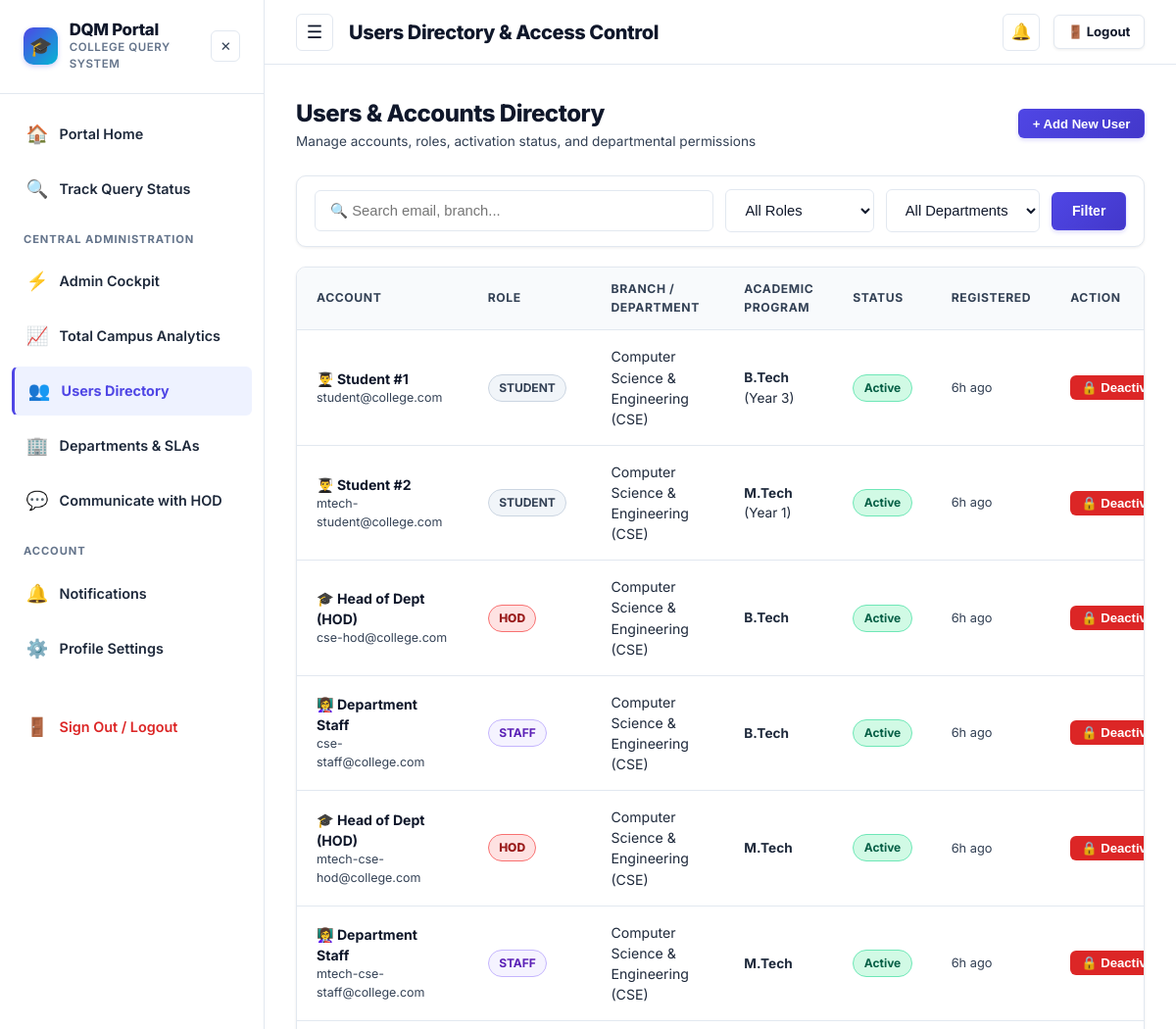
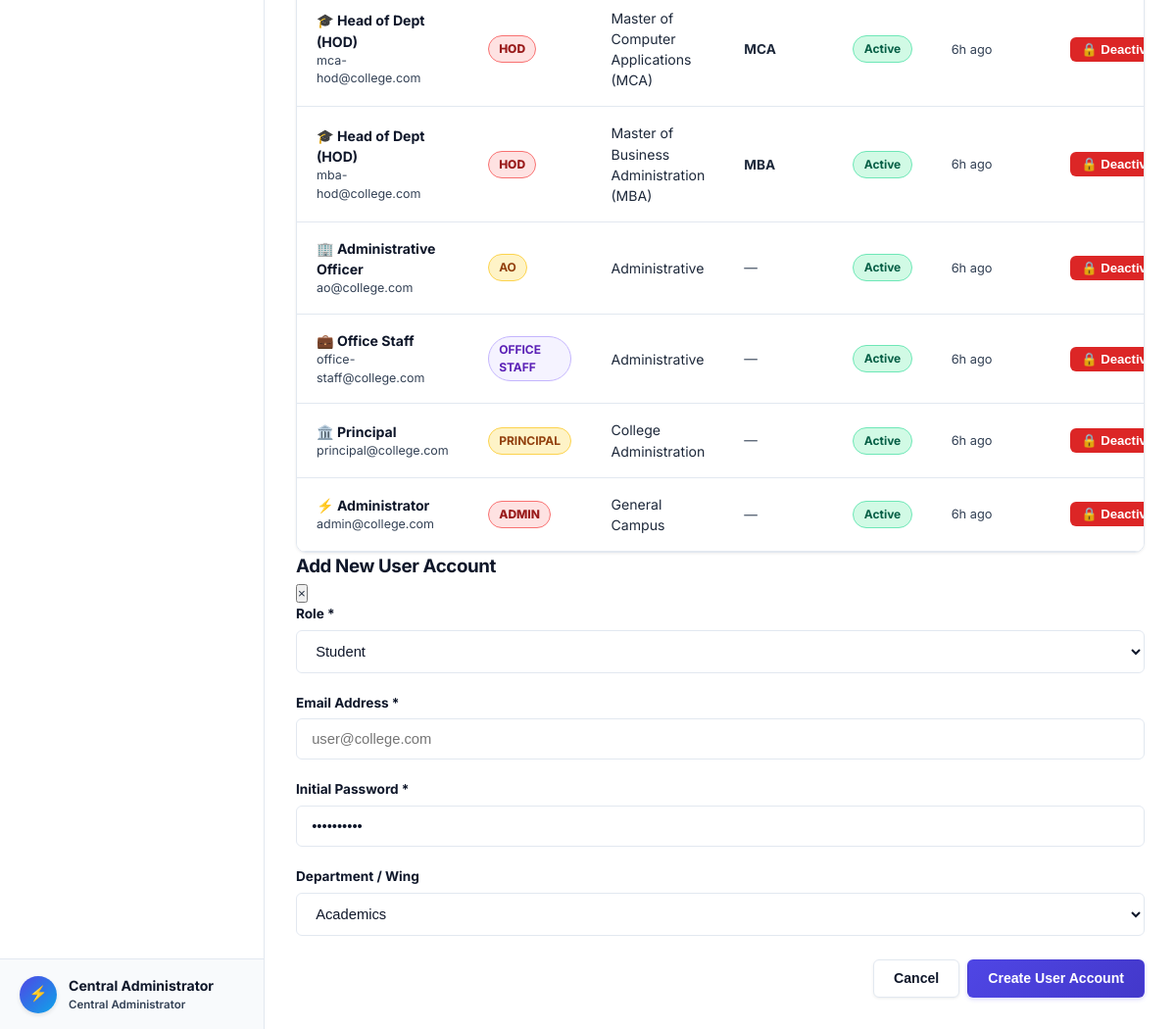
Screenshot of /admin/users (signed in) with the database file from the repository (2 pictures, top to bottom).
### tables this page shows
CREATE TABLE users (
    id INTEGER PRIMARY KEY AUTOINCREMENT,
    name TEXT DEFAULT 'Anonymous User',
    email TEXT NOT NULL UNIQUE,
    password_hash TEXT NOT NULL,
    role TEXT NOT NULL DEFAULT 'student',
    level TEXT,
    department TEXT,
    course TEXT,
    year INTEGER,
    phone TEXT,
    roll_no TEXT,
    designation TEXT,
    is_active INTEGER DEFAULT 1,
    last_active_at TIMESTAMP DEFAULT CURRENT_TIMESTAMP,
    created_at TIMESTAMP DEFAULT CURRENT_TIMESTAMP
);

### app.py (the view, shortened to what this page needs)
@app.route('/admin/users', methods=['GET', 'POST'])
@login_required
@role_required(['admin', 'principal'])
def admin_users():
    db = get_db()
    role_filter = request.args.get('role', '')
    dept_filter = request.args.get('department', '')
    search = request.args.get('search', '').strip()
    sql = "SELECT * FROM users WHERE 1=1"
    params = []
    if role_filter:
        sql += " AND role = ?"
        params.append(role_filter)
    if dept_filter:
        sql += " AND department = ?"
        params.append(dept_filter)
    if search:
        sql += " AND (name LIKE ? OR email LIKE ? OR roll_no LIKE ?)"
        term = f"%{search}%"
        params.extend([term, term, term])
    sql += " ORDER BY created_at DESC"
    users = db.execute(sql, params).fetchall()
    return render_template(
        'users.html',
        users=users,
        current_role=role_filter,
        current_dept=dept_filter,
        search=search
    )

### app.py (called while the page is built)
def login_required(f):
    @wraps(f)
    def decorated_function(*args, **kwargs):
        user = get_current_user()
        if not user:
            session.clear()
            flash('Please log in to access this page.', 'warning')
            return redirect(url_for('login', next=request.url))
        return f(*args, **kwargs)
    return decorated_function

def role_required(allowed_roles):
    def decorator(f):
        @wraps(f)
        def decorated_function(*args, **kwargs):
            user = get_current_user()
            if not user:
                session.clear()
                flash('Please log in to access this page.', 'warning')
                return redirect(url_for('login'))
            if user['role'] not in allowed_roles and user['role'] not in ['admin', 'principal']:
                flash('You do not have permission to access that resource.', 'danger')
                return redirect(url_for('dashboard'))
            return f(*args, **kwargs)
        return decorated_function
    return decorator

def get_current_user():
    if 'user_id' in session:
        db = get_db()
        user = db.execute('SELECT * FROM users WHERE id = ?', (session['user_id'],)).fetchone()
        if not user or not user['is_active']:
            session.clear()
            return None
        return dict(user)
    return None

### database.py (called while the page is built)
def get_db():
    if 'db' not in g:
        g.db = sqlite3.connect(
            current_app.config['DATABASE'],
            detect_types=sqlite3.PARSE_DECLTYPES
        )
        g.db.row_factory = sqlite3.Row
        g.db.execute("PRAGMA foreign_keys = ON")
        init_db(g.db)
    return g.db

### models.py (called while the page is built)
def init_db(db_conn):
    db_conn.executescript(SCHEMA)
    check_and_migrate_db(db_conn)
    db_conn.commit()

### templates/users.html (shortened to what this page needs)
{% extends 'base.html' %}
{% block page_title %}Users Directory & Access Control{% endblock %}
{% block content %}
<div style="max-width: 1200px; margin: 0 auto;">
  <div style="display: flex; justify-content: space-between; align-items: center; margin-bottom: 1.5rem; flex-wrap: wrap; gap: 1rem;">
    <div>
      <h1 style="font-size: 1.5rem; font-weight: 800; color: var(--text-main); margin: 0;">Users & Accounts Directory</h1>
      <p style="font-size: 0.85rem; color: var(--text-muted); margin: 0;">Manage accounts, roles, activation status, and departmental permissions</p>
    </div>
    <button type="button" class="btn btn-primary btn-sm" onclick="document.getElementById('createUserModal').style.display='block'">
      + Add New User
    </button>
  </div>
  <form method="GET" action="{{ url_for('admin_users') }}" class="filter-bar">
    <div style="flex-grow: 1; min-width: 240px;">
      <input type="text" name="search" class="form-control" placeholder="🔍 Search email, branch..." value="{{ search }}">
    </div>
    <div>
      <select name="role" class="form-control" onchange="this.form.submit()">
        <option value="">All Roles</option>
      </select>
    </div>
    <div>
      <select name="department" class="form-control" onchange="this.form.submit()">
        <option value="">All Departments</option>
      </select>
    </div>
    <button type="submit" class="btn btn-primary">Filter</button>
  </form>
  <div class="table-container">
    <table class="table">
      <thead>
        <tr>
          <th>Account</th>
          <th>Role</th>
          <th>Branch / Department</th>
          <th>Academic Program</th>
          <th>Status</th>
          <th>Registered</th>
          <th>Action</th>
        </tr>
      </thead>
      <tbody>
        {% if users %}
          {% for u in users %}
          <tr>
            <td>
              <div style="font-weight: 700; color: var(--text-main);">
                {% if u.role == 'student' %}👨‍🎓 Student #{{ u.id }}
                {% elif u.role == 'office_staff' %}💼 Office Staff
                {% elif u.role == 'staff' %}👩‍🏫 Department Staff
                {% elif u.role == 'hod' %}🎓 Head of Dept (HOD)
                {% elif u.role == 'ao' %}🏢 Administrative Officer
                {% elif u.role == 'principal' %}🏛️ Principal
                {% elif u.role == 'faculty' %}👩‍🏫 Faculty Member
                {% else %}⚡ Administrator{% endif %}
              </div>
              <div style="font-size: 0.78rem; color: var(--text-muted);">{{ u.email }}</div>
            </td>
            <td>
              <span class="badge badge-sm {% if u.role == 'student' %}badge-low{% elif u.role in ['staff', 'office_staff'] %}badge-status-assigned{% elif u.role == 'hod' %}badge-urgent{% elif u.role in ['ao', 'principal'] %}badge-medium{% else %}badge-urgent{% endif %}">
                {{ u.role | replace('_', ' ') | upper }}
              </span>
            </td>
            <td>{{ u.department or 'General Campus' }}</td>
            <td style="font-size: 0.85rem;">
              {% if u.course %}
                <strong>{{ u.course }}</strong> {% if u.year %}(Year {{ u.year }}){% endif %}
              {% else %}
                <span style="color: var(--text-muted);">—</span>
              {% endif %}
            </td>
            <td>
              {% if u.is_active %}
                <span class="badge badge-status-resolved">Active</span>
              {% else %}
                <span class="badge badge-status-reopened">Deactivated</span>
              {% endif %}
            </td>
            <td style="font-size: 0.8rem; color: var(--text-muted);">{{ u.created_at | timeago }}</td>
            <td>
              <form method="POST" action="{{ url_for('admin_users') }}" style="display: inline;">
                <button type="submit" class="btn {% if u.is_active %}btn-danger{% else %}btn-secondary{% endif %} btn-sm" style="padding: 4px 10px; font-weight: 600;">
                  {% if u.is_active %}🔒 Deactivate{% else %}🔓 Activate{% endif %}
                </button>
              </form>
            </td>
          </tr>
          {% endfor %}
        {% else %}
          <tr>
            <td colspan="7" style="text-align: center; padding: 2rem; color: var(--text-muted);">
              No users matching this search or filter criteria.
            </td>
          </tr>
        {% endif %}
      </tbody>
    </table>
  </div>
</div>
<div id="createUserModal" class="modal">
  <div class="modal-content">
    <div class="modal-header">
      <h3>Add New User Account</h3>
      <button class="modal-close" onclick="document.getElementById('createUserModal').style.display='none'">&times;</button>
    </div>
    <form method="POST" action="{{ url_for('admin_users') }}">
      <div class="form-group">
        <label class="form-label">Role *</label>
        <select name="role" class="form-control" required>
          <option value="student">Student</option>
        </select>
      </div>
      <div class="form-group">
        <label class="form-label">Email Address *</label>
        <input type="email" name="email" class="form-control" placeholder="user@college.com" required>
      </div>
      <div class="form-group">
        <label class="form-label">Initial Password *</label>
        <input type="password" name="password" class="form-control" value="college123" required>
      </div>
      <div class="form-group">
        <label class="form-label">Department / Wing</label>
        <select name="department" class="form-control">
          {% for d in DEPARTMENTS %}
          <option value="{{ d }}">{{ d }}</option>
          {% endfor %}
        </select>
      </div>
      <div style="display: flex; gap: 0.5rem; justify-content: flex-end; margin-top: 1.5rem;">
        <button type="button" class="btn btn-secondary" onclick="document.getElementById('createUserModal').style.display='none'">Cancel</button>
        <button type="submit" class="btn btn-primary">Create User Account</button>
      </div>
    </form>
  </div>
</div>
{% endblock %}

### templates/base.html (shortened to what this page needs)
<!DOCTYPE html>
<html lang="en">
<head>
  <link rel="stylesheet" href="{{ url_for('static', filename='css/style.css') }}">
</head>
<body data-user-role="{{ current_user.role if current_user else '' }}" data-user-dept="{{ current_user.department if current_user else '' }}" data-user-id="{{ current_user.id if current_user else '' }}">
  <div class="app-container">
    {% if current_user %}
    <aside class="sidebar" id="appSidebar">
      <div class="sidebar-header">
        <a href="{{ url_for('index') }}" class="sidebar-brand-wrapper" style="text-decoration: none; color: inherit;">
          <div class="sidebar-logo">🎓</div>
          <div class="sidebar-brand">
            <h2>DQM Portal</h2>
            <p>College Query System</p>
          </div>
        </a>
        <button type="button" class="sidebar-close-btn" id="sidebarCloseBtn" title="Close Navigation" aria-label="Close Navigation">
          ✕
        </button>
      </div>
      <nav class="sidebar-nav">
        {% if current_user.role == 'principal' %}
        <div class="nav-section-title">Principal Navigation</div>
        <a href="{{ url_for('index') }}" class="nav-item {% if request.endpoint == 'index' %}active{% endif %}">
          <span class="icon">🏠</span> Portal Home
        </a>
        <a href="{{ url_for('department_dashboard', dept='Others') }}" class="nav-item {% if request.endpoint == 'department_dashboard' %}active{% endif %}">
          <span class="icon">📥</span> Received Queries
        </a>
        <a href="{{ url_for('track_query') }}" class="nav-item {% if request.endpoint == 'track_query' %}active{% endif %}">
          <span class="icon">🔍</span> Track Status
        </a>
        <a href="{{ url_for('admin_analytics') }}" class="nav-item {% if request.endpoint in ['admin_analytics', 'hod_analytics'] %}active{% endif %}">
          <span class="icon">📊</span> Analysis
        </a>
        <a href="{{ url_for('admin_users') }}" class="nav-item {% if request.endpoint == 'admin_users' %}active{% endif %}">
          <span class="icon">👥</span> Users
        </a>
        <a href="{{ url_for('admin_communicate_hod') }}" class="nav-item {% if request.endpoint == 'admin_communicate_hod' %}active{% endif %}">
          <span class="icon">💬</span> Communicate with HOD
        </a>
        {% else %}
        <a href="{{ url_for('index') }}" class="nav-item {% if request.endpoint == 'index' %}active{% endif %}">
          <span class="icon">🏠</span> Portal Home
        </a>
        <a href="{{ url_for('track_query') }}" class="nav-item {% if request.endpoint == 'track_query' %}active{% endif %}">
          <span class="icon">🔍</span> Track Query Status
        </a>
        {% if current_user.role == 'admin' %}
        <div class="nav-section-title">Central Administration</div>
        <a href="{{ url_for('admin_dashboard') }}" class="nav-item {% if request.endpoint == 'admin_dashboard' %}active{% endif %}">
          <span class="icon">⚡</span> Admin Cockpit
        </a>
        <a href="{{ url_for('admin_analytics') }}" class="nav-item {% if request.endpoint == 'admin_analytics' %}active{% endif %}">
          <span class="icon">📈</span> Total Campus Analytics
        </a>
        <a href="{{ url_for('admin_users') }}" class="nav-item {% if request.endpoint == 'admin_users' %}active{% endif %}">
          <span class="icon">👥</span> Users Directory
        </a>
        <a href="{{ url_for('admin_departments') }}" class="nav-item {% if request.endpoint == 'admin_departments' %}active{% endif %}">
          <span class="icon">🏢</span> Departments & SLAs
        </a>
        <a href="{{ url_for('admin_communicate_hod') }}" class="nav-item {% if request.endpoint == 'admin_communicate_hod' %}active{% endif %}">
          <span class="icon">💬</span> Communicate with HOD
        </a>
        {% endif %}
        {% endif %}
        <div class="nav-section-title">Account</div>
        <a href="{{ url_for('notifications') }}" class="nav-item {% if request.endpoint == 'notifications' %}active{% endif %}">
          <span class="icon">🔔</span> Notifications
        </a>
        <a href="{{ url_for('profile') }}" class="nav-item {% if request.endpoint == 'profile' %}active{% endif %}">
          <span class="icon">⚙️</span> Profile Settings
        </a>
        <a href="{{ url_for('logout') }}" class="nav-item nav-item-logout" style="margin-top: 1.5rem;">
          <span class="icon">🚪</span> Sign Out / Logout
        </a>
      </nav>
      <div class="sidebar-footer">
        <div class="user-avatar-circle">
          {% if current_user.role == 'student' %}👨‍🎓{% elif current_user.role == 'hod' %}🎓{% elif current_user.role == 'ao' %}🏢{% elif current_user.role == 'office_staff' %}💼{% elif current_user.role == 'principal' %}🏛️{% elif current_user.role in ['staff', 'faculty'] %}👩‍🏫{% else %}⚡{% endif %}
        </div>
        <div style="flex-grow: 1; overflow: hidden;">
          <div style="font-size: 0.88rem; font-weight: 700; color: var(--text-main); white-space: nowrap; overflow: hidden; text-overflow: ellipsis;">
            {% if current_user.role == 'student' %}Student
            {% elif current_user.role == 'office_staff' %}Office Staff
            {% elif current_user.role in ['staff', 'faculty'] %}Department Staff
            {% elif current_user.role == 'hod' %}Head of Dept (HOD)
            {% elif current_user.role == 'ao' %}Administrative Officer (AO)
            {% elif current_user.role == 'principal' %}Principal
            {% else %}Central Administrator{% endif %}
          </div>
          <div style="font-size: 0.72rem; color: var(--text-muted); font-weight: 600;">
            {% if current_user.role == 'student' %}
              {{ current_user.course or 'Campus' }}{% if current_user.year %} (Yr {{ current_user.year }}){% endif %}
            {% elif current_user.role in ['ao', 'principal', 'admin'] %}
              {{ current_user.designation or 'Campus Administration' }}
            {% elif current_user.role == 'office_staff' %}
              Administrative Department
            {% else %}
              {{ current_user.department or 'Campus Support' }}
            {% endif %}
          </div>
        </div>
      </div>
    </aside>
    {% endif %}
    <div class="main-content">
      {% if current_user %}
      <header class="topbar">
        <div class="topbar-left">
          <button class="sidebar-toggle-btn" id="sidebarToggle" title="Toggle Navigation Menu" aria-label="Toggle Navigation Menu">
            ☰
          </button>
          <div class="topbar-title">{% block page_title %}Dashboard{% endblock %}</div>
        </div>
        <div class="topbar-right">
          <div class="notif-wrapper">
            <button class="notif-btn" id="notifBtn" aria-label="Notifications" title="Notifications">
              🔔
            </button>
          </div>
          <a href="{{ url_for('logout') }}" class="btn btn-secondary btn-sm" title="Sign Out of Portal" style="font-weight: 700;">
            🚪 Logout
          </a>
        </div>
      </header>
      {% endif %}
      <main class="page-body">
        {% block content %}{% endblock %}
      </main>
    </div>
  </div>
</body>
</html>

### rows the page displays
users: designation "Central Administrator", shows "⚡ Administrator", email "admin@college.com", role "ADMIN", department "General Campus", is_active "Active", created_at "6h ago"
users: id "1", email "student@college.com", role "STUDENT", department "Computer Science & Engineering (CSE)", course "B.Tech", year "3", is_active "Active", created_at "6h ago"
users: id "2", email "mtech-student@college.com", role "STUDENT", department "Computer Science & Engineering (CSE)", course "M.Tech", year "1", is_active "Active", created_at "6h ago"
users: shows "🎓 Head of Dept (HOD)", email "cse-hod@college.com", role "HOD", department "Computer Science & Engineering (CSE)", course "B.Tech", is_active "Active", created_at "6h ago"
users: shows "👩‍🏫 Department Staff", email "cse-staff@college.com", role "STAFF", department "Computer Science & Engineering (CSE)", course "B.Tech", is_active "Active", created_at "6h ago"
users: shows "🎓 Head of Dept (HOD)", email "mtech-cse-hod@college.com", role "HOD", department "Computer Science & Engineering (CSE)", course "M.Tech", is_active "Active", created_at "6h ago"
users: shows "👩‍🏫 Department Staff", email "mtech-cse-staff@college.com", role "STAFF", department "Computer Science & Engineering (CSE)", course "M.Tech", is_active "Active", created_at "6h ago"
users: shows "🎓 Head of Dept (HOD)", email "mca-hod@college.com", role "HOD", department "Master of Computer Applications (MCA)", course "MCA", is_active "Active", created_at "6h ago"
users: shows "🎓 Head of Dept (HOD)", email "mba-hod@college.com", role "HOD", department "Master of Business Administration (MBA)", course "MBA", is_active "Active", created_at "6h ago"
users: shows "🏢 Administrative Officer", email "ao@college.com", role "AO", department "Administrative", is_active "Active", created_at "6h ago"
users: shows "💼 Office Staff", email "office-staff@college.com", role "OFFICE STAFF", department "Administrative", is_active "Active", created_at "6h ago"
users: shows "🏛️ Principal", email "principal@college.com", role "PRINCIPAL", department "College Administration", is_active "Active", created_at "6h ago"

### other values shown
form field department "Academics"
